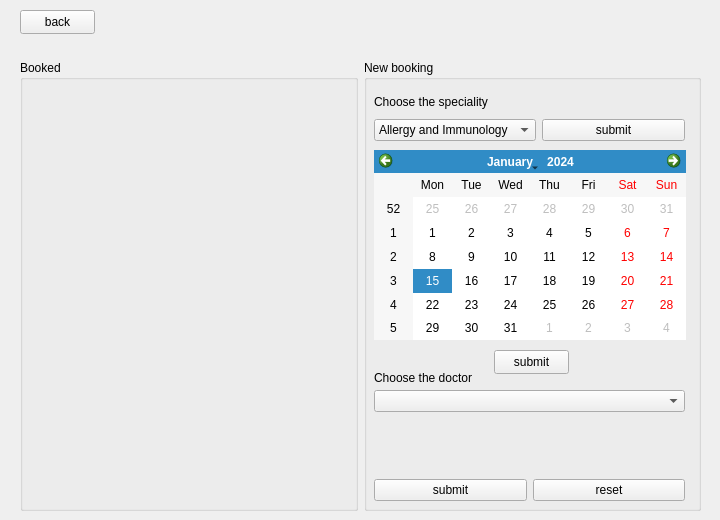
<?xml version="1.0" encoding="UTF-8"?>
<ui version="4.0">
 <class>outpatient</class>
 <widget class="QWidget" name="outpatient">
  <property name="geometry">
   <rect>
    <x>0</x>
    <y>0</y>
    <width>720</width>
    <height>520</height>
   </rect>
  </property>
  <property name="windowTitle">
   <string>Form</string>
  </property>
  <widget class="QPushButton" name="back">
   <property name="geometry">
    <rect>
     <x>20</x>
     <y>10</y>
     <width>75</width>
     <height>24</height>
    </rect>
   </property>
   <property name="text">
    <string>back</string>
   </property>
  </widget>
  <widget class="QWidget" name="horizontalLayoutWidget">
   <property name="geometry">
    <rect>
     <x>20</x>
     <y>60</y>
     <width>681</width>
     <height>451</height>
    </rect>
   </property>
   <layout class="QHBoxLayout" name="horizontalLayout">
    <item>
     <widget class="QGroupBox" name="groupBox_2">
      <property name="title">
       <string>Booked</string>
      </property>
     </widget>
    </item>
    <item>
     <widget class="QGroupBox" name="groupBox">
      <property name="title">
       <string>New booking</string>
      </property>
      <widget class="QWidget" name="gridLayoutWidget">
       <property name="geometry">
        <rect>
         <x>10</x>
         <y>30</y>
         <width>311</width>
         <height>51</height>
        </rect>
       </property>
       <layout class="QGridLayout" name="gridLayout_2">
        <item row="0" column="0">
         <widget class="QLabel" name="label">
          <property name="text">
           <string>Choose the speciality</string>
          </property>
         </widget>
        </item>
        <item row="1" column="0">
         <widget class="QComboBox" name="specialities">
          <item>
           <property name="text">
            <string>Allergy and Immunology</string>
           </property>
          </item>
          <item>
           <property name="text">
            <string>Rheumatology</string>
           </property>
          </item>
          <item>
           <property name="text">
            <string>Gynecology</string>
           </property>
          </item>
          <item>
           <property name="text">
            <string>Ophthalmology</string>
           </property>
          </item>
          <item>
           <property name="text">
            <string>Pediatrics</string>
           </property>
          </item>
          <item>
           <property name="text">
            <string>Urology</string>
           </property>
          </item>
          <item>
           <property name="text">
            <string>Dermatology</string>
           </property>
          </item>
          <item>
           <property name="text">
            <string>Pathology</string>
           </property>
          </item>
          <item>
           <property name="text">
            <string>Cardiology</string>
           </property>
          </item>
          <item>
           <property name="text">
            <string>Neurology</string>
           </property>
          </item>
         </widget>
        </item>
        <item row="1" column="1">
         <widget class="QPushButton" name="submit_spe">
          <property name="enabled">
           <bool>true</bool>
          </property>
          <property name="text">
           <string>submit</string>
          </property>
         </widget>
        </item>
       </layout>
      </widget>
      <widget class="QCalendarWidget" name="calendarWidget">
       <property name="geometry">
        <rect>
         <x>10</x>
         <y>90</y>
         <width>312</width>
         <height>190</height>
        </rect>
       </property>
       <property name="dateEditEnabled">
        <bool>true</bool>
       </property>
      </widget>
      <widget class="QWidget" name="horizontalLayoutWidget_2">
       <property name="geometry">
        <rect>
         <x>10</x>
         <y>410</y>
         <width>311</width>
         <height>41</height>
        </rect>
       </property>
       <layout class="QHBoxLayout" name="horizontalLayout_2">
        <item>
         <widget class="QPushButton" name="submit_booking">
          <property name="text">
           <string>submit</string>
          </property>
         </widget>
        </item>
        <item>
         <widget class="QPushButton" name="reset">
          <property name="text">
           <string>reset</string>
          </property>
         </widget>
        </item>
       </layout>
      </widget>
      <widget class="QPushButton" name="submit_date">
       <property name="geometry">
        <rect>
         <x>130</x>
         <y>290</y>
         <width>75</width>
         <height>24</height>
        </rect>
       </property>
       <property name="text">
        <string>submit</string>
       </property>
      </widget>
      <widget class="QLabel" name="doctor_label">
       <property name="geometry">
        <rect>
         <x>10</x>
         <y>310</y>
         <width>159</width>
         <height>16</height>
        </rect>
       </property>
       <property name="text">
        <string>Choose the doctor</string>
       </property>
      </widget>
      <widget class="QComboBox" name="doctors">
       <property name="geometry">
        <rect>
         <x>10</x>
         <y>330</y>
         <width>311</width>
         <height>22</height>
        </rect>
       </property>
      </widget>
     </widget>
    </item>
   </layout>
  </widget>
 </widget>
 <resources/>
 <connections/>
</ui>
